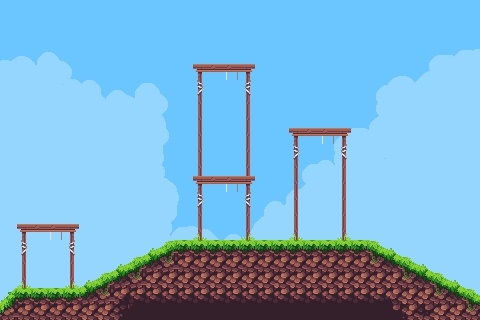

This game map was drawn from its Tiled (.tmx) file and the tilesets committed beside it. A one-line description and the full map source follow:
An orthogonal 30x20 tile map with 16x16 px tiles, 3 tile layers (LayerBackground, LayerDecoration, LayerStatic), 3 tilesets and 5 objects (4x Ball, Player).

<map version="1.10" tiledversion="2024.10.31" orientation="orthogonal" renderorder="right-down" width="30" height="20" tilewidth="16" tileheight="16" infinite="0" nextlayerid="6" nextobjectid="6">
 <tileset firstgid="1" source="Background.tsx" />
 <tileset firstgid="528" source="Assets.tsx" />
 <tileset firstgid="1153" source="PlayerSheet.tsx" />
 <layer id="1" name="LayerBackground" width="30" height="20">
  <data encoding="csv">
9,10,11,12,13,14,15,16,17,18,19,20,21,22,9,10,11,12,13,14,15,16,17,18,19,20,21,22,23,24,
40,41,42,43,44,45,46,47,48,49,50,51,52,53,9,10,11,12,13,14,15,16,17,18,19,20,21,22,23,24,
40,41,42,43,44,45,46,47,48,49,50,51,52,53,40,41,42,43,44,45,46,47,48,49,50,51,52,53,54,55,
1,2,3,4,5,6,7,8,9,10,11,12,13,14,15,16,17,18,19,20,21,22,23,24,25,26,27,28,29,30,
32,33,34,35,36,37,38,39,40,41,42,43,44,45,46,47,48,49,50,51,52,53,54,55,56,57,58,59,60,61,
63,64,65,66,67,68,69,70,71,72,73,74,75,76,77,78,79,80,81,82,83,84,85,86,87,88,89,90,91,92,
94,95,96,97,98,99,100,101,102,103,104,105,106,107,108,109,110,111,112,113,114,115,116,117,118,119,120,121,122,123,
125,126,127,128,129,130,131,132,133,134,135,136,137,138,139,140,141,142,143,144,145,146,147,148,149,150,151,152,153,154,
156,157,158,159,160,161,162,163,164,165,166,167,168,169,170,171,172,173,174,175,176,177,178,179,180,181,182,183,184,185,
187,188,189,190,191,192,193,194,195,196,197,198,199,200,201,202,203,204,205,206,207,208,209,210,211,212,213,214,215,216,
218,219,220,221,222,223,224,225,226,227,228,229,230,231,232,233,234,235,236,237,238,239,240,241,242,243,244,245,246,247,
249,250,251,252,253,254,255,256,257,258,259,260,261,262,263,264,265,266,267,268,269,270,271,272,273,274,275,276,277,278,
280,281,282,283,284,285,286,287,288,289,290,291,292,293,294,295,296,297,298,299,300,301,302,303,304,305,306,307,308,309,
311,312,313,314,315,316,317,318,319,320,321,322,323,324,325,326,327,328,329,330,331,332,333,334,335,336,337,338,339,340,
342,343,344,345,346,347,348,349,350,351,352,353,354,355,356,357,358,359,360,361,362,363,364,365,366,367,368,369,370,371,
373,374,375,376,377,378,379,380,381,382,383,384,385,386,387,388,389,390,391,392,393,394,395,396,397,398,399,400,401,402,
404,405,406,407,408,409,410,411,412,413,414,415,416,417,418,419,420,421,422,423,424,425,426,427,428,429,430,431,432,433,
435,436,437,438,439,440,441,442,443,444,445,446,447,448,449,450,451,452,453,454,455,456,457,458,459,460,461,462,463,464,
466,467,468,469,470,471,472,473,474,475,476,477,478,479,480,481,482,483,484,485,486,487,488,489,490,491,492,493,494,495,
497,498,499,500,501,502,503,504,505,506,507,508,509,510,511,512,513,514,515,516,517,518,519,520,521,522,523,524,525,526
</data>
 </layer>
 <layer id="2" name="LayerDecoration" width="30" height="20">
  <data encoding="csv">
0,0,0,0,0,0,0,0,0,0,0,0,0,0,0,0,0,0,0,0,0,0,0,0,0,0,0,0,0,0,
0,0,0,0,0,0,0,0,0,0,0,0,0,0,0,0,0,0,0,0,0,0,0,0,0,0,0,0,0,0,
0,0,0,0,0,0,0,0,0,0,0,0,0,0,0,0,0,0,0,0,0,0,0,0,0,0,0,0,0,0,
0,0,0,0,0,0,0,0,0,0,0,0,0,0,0,0,0,0,0,0,0,0,0,0,0,0,0,0,0,0,
0,0,0,0,0,0,0,0,0,0,0,0,0,0,0,0,0,0,0,0,0,0,0,0,0,0,0,0,0,0,
0,0,0,0,0,0,0,0,0,0,0,0,637,0,0,640,0,0,0,0,0,0,0,0,0,0,0,0,0,0,
0,0,0,0,0,0,0,0,0,0,0,0,662,0,0,665,0,0,0,0,0,0,0,0,0,0,0,0,0,0,
0,0,0,0,0,0,0,0,0,0,0,0,662,0,0,665,0,0,0,0,0,0,0,0,0,0,0,0,0,0,
0,0,0,0,0,0,0,0,0,0,0,0,662,0,0,665,0,0,0,0,0,0,0,0,0,0,0,0,0,0,
0,0,0,0,0,0,0,0,0,0,0,0,662,0,0,665,0,0,637,0,0,640,0,0,0,0,0,0,0,0,
0,0,0,0,0,0,0,0,0,0,0,0,662,0,0,665,0,0,662,0,0,665,0,0,0,0,0,0,0,0,
0,0,0,0,0,0,0,0,0,0,0,0,0,0,0,0,0,0,662,0,0,665,0,0,0,0,0,0,0,0,
0,0,0,0,0,0,0,0,0,0,0,0,637,0,0,640,0,0,662,0,0,665,0,0,0,0,0,0,0,0,
0,0,0,0,0,0,0,0,0,0,0,0,662,0,0,665,0,0,662,0,0,665,0,0,0,0,0,0,0,0,
0,0,0,0,0,0,0,0,0,0,0,0,663,0,0,664,0,0,663,0,0,664,0,0,0,0,0,0,0,0,
0,637,0,0,640,0,0,0,0,0,0,0,0,0,0,0,0,0,0,0,0,0,0,0,0,0,0,0,0,0,
0,662,0,0,665,0,0,0,0,0,0,0,0,0,0,0,0,0,0,0,0,0,0,0,0,0,0,0,0,0,
0,663,0,0,664,0,0,0,0,0,0,0,0,0,0,0,0,0,0,0,0,0,0,0,0,0,0,0,0,0,
0,0,0,0,0,0,0,0,0,0,0,0,0,0,0,0,0,0,0,0,0,0,0,0,0,0,0,0,0,0,
0,0,0,0,0,0,0,0,0,0,0,0,0,0,0,0,0,0,0,0,0,0,0,0,0,0,0,0,0,0
</data>
 </layer>
 <layer id="3" name="LayerStatic" width="30" height="20">
  <properties>
   <property name="Collision" type="bool" value="true" />
  </properties>
  <data encoding="csv">
0,0,0,0,0,0,0,0,0,0,0,0,0,0,0,0,0,0,0,0,0,0,0,0,0,0,0,0,0,0,
0,0,0,0,0,0,0,0,0,0,0,0,0,0,0,0,0,0,0,0,0,0,0,0,0,0,0,0,0,0,
0,0,0,0,0,0,0,0,0,0,0,0,0,0,0,0,0,0,0,0,0,0,0,0,0,0,0,0,0,0,
0,0,0,0,0,0,0,0,0,0,0,0,0,0,0,0,0,0,0,0,0,0,0,0,0,0,0,0,0,0,
0,0,0,0,0,0,0,0,0,0,0,0,612,613,614,615,0,0,0,0,0,0,0,0,0,0,0,0,0,0,
0,0,0,0,0,0,0,0,0,0,0,0,0,0,0,0,0,0,0,0,0,0,0,0,0,0,0,0,0,0,
0,0,0,0,0,0,0,0,0,0,0,0,0,0,0,0,0,0,0,0,0,0,0,0,0,0,0,0,0,0,
0,0,0,0,0,0,0,0,0,0,0,0,0,0,0,0,0,0,0,0,0,0,0,0,0,0,0,0,0,0,
0,0,0,0,0,0,0,0,0,0,0,0,0,0,0,0,0,0,612,613,614,615,0,0,0,0,0,0,0,0,
0,0,0,0,0,0,0,0,0,0,0,0,0,0,0,0,0,0,0,0,0,0,0,0,0,0,0,0,0,0,
0,0,0,0,0,0,0,0,0,0,0,0,0,0,0,0,0,0,0,0,0,0,0,0,0,0,0,0,0,0,
0,0,0,0,0,0,0,0,0,0,0,0,612,613,614,615,0,0,0,0,0,0,0,0,0,0,0,0,0,0,
0,0,0,0,0,0,0,0,0,0,0,0,0,0,0,0,0,0,0,0,0,0,0,0,0,0,0,0,0,0,
0,0,0,0,0,0,0,0,0,0,0,0,0,0,0,0,0,0,0,0,0,0,0,0,0,0,0,0,0,0,
0,612,613,614,615,0,0,0,0,0,0,0,0,0,0,0,0,0,0,0,0,0,0,0,0,0,0,0,0,0,
0,0,0,0,0,0,0,0,0,535,536,531,531,531,531,531,531,531,531,531,531,531,531,538,539,0,0,0,0,0,
0,0,0,0,0,0,0,535,536,560,561,556,556,556,556,556,556,556,556,556,556,556,556,563,564,538,539,0,0,0,
0,0,0,0,0,535,536,560,561,562,562,562,562,562,562,562,562,562,562,562,562,562,562,562,562,563,564,538,539,0,
559,531,531,531,531,560,561,655,656,656,656,656,656,656,656,656,656,656,656,656,656,656,656,656,683,562,562,563,564,538,
584,556,556,556,556,562,562,704,680,681,681,681,681,681,681,681,681,681,681,681,681,681,681,681,682,708,581,562,562,563
</data>
 </layer>
 <objectgroup id="4" name="LayerObjects">
  <properties>
   <property name="Collision" type="bool" value="true" />
   <property name="Interactable" type="bool" value="true" />
  </properties>
  <object id="1" name="Ball" gid="789" x="216.667" y="168.667" width="16" height="16" />
  <object id="2" name="Ball" gid="789" x="312.667" y="120.667" width="16" height="16" />
  <object id="3" name="Ball" gid="789" x="216.667" y="56.6667" width="16" height="16" />
  <object id="4" name="Ball" gid="789" x="40.6667" y="216.667" width="16" height="16" />
  <object id="5" name="Player" gid="1153" x="208.542" y="239.896" width="32" height="32" />
 </objectgroup>
 <objectgroup id="5" name="LayerUI" />
</map>
